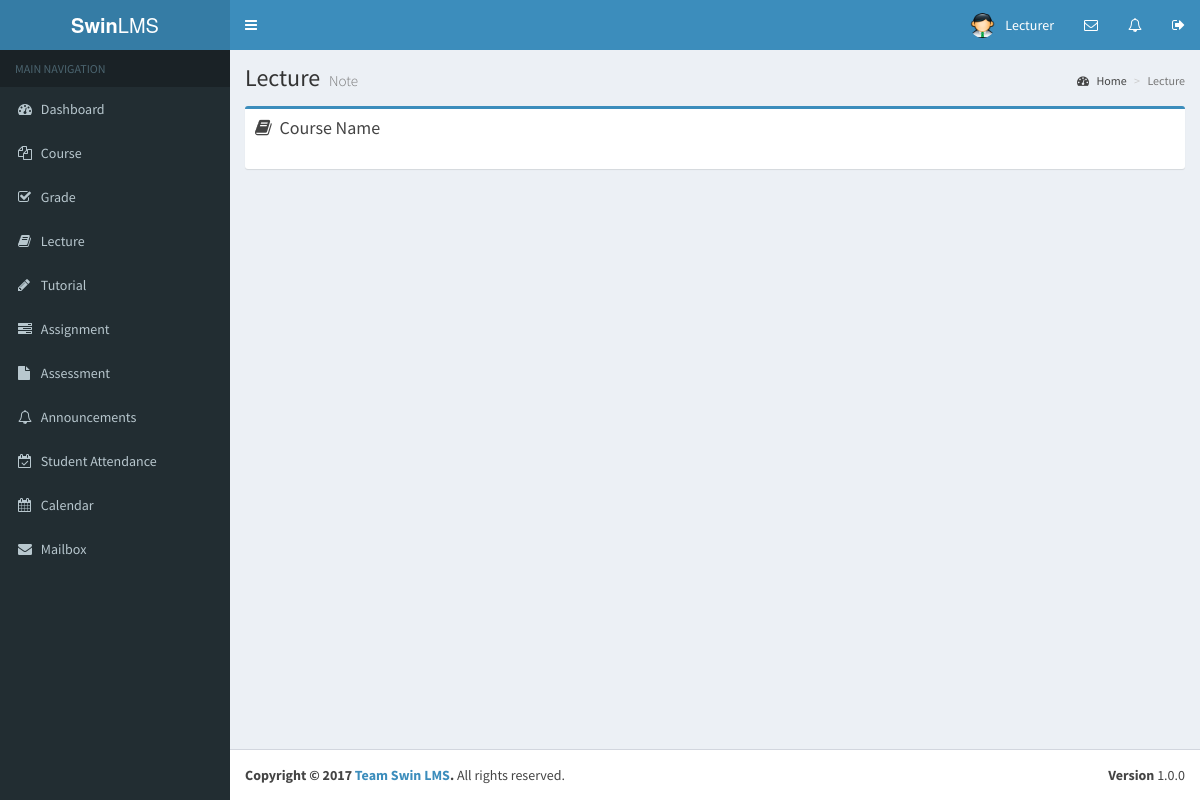
Before: /lecturer/lecture_note.php with the older database file.
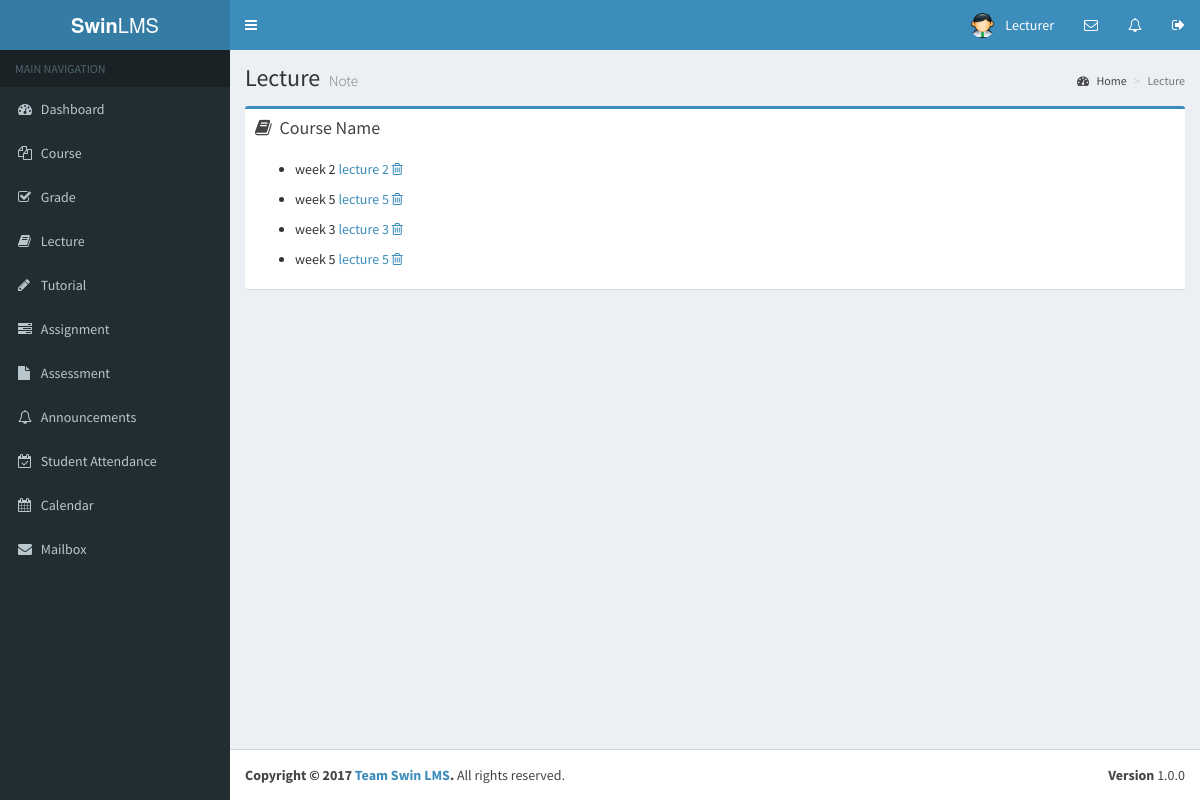
After: the same page with the newer database file.
### tables this page shows
CREATE TABLE `lecture` (
  `id` int(11) NOT NULL,
  `unit_id` int(11) NOT NULL,
  `title` varchar(45) NOT NULL,
  `file` varchar(100) DEFAULT NULL,
  `description` varchar(50) NOT NULL,
  `type` varchar(30) DEFAULT NULL,
  `size` int(11) DEFAULT NULL
);

### lecturer/lecture_note.php (the view, shortened to what this page needs)
<!DOCTYPE html>
<html>
    <?php include_once('first.php') ?>
    <body class="hold-transition skin-blue sidebar-mini">
    <?php include_once('header.php')?>
    <?php include_once('sidebar.php') ?>
        <div class="content-wrapper">
            <section class="content-header">
                <h1>
                    Lecture
                    <small>Note</small>
                </h1>
                <ol class="breadcrumb">
                    <li><a href="dashboard.php"><i class="fa fa-dashboard"></i> Home</a></li>
                    <li class="active">Lecture</li>
                </ol>
            </section>
            <section class="content">
                <div class="row">
                    <section class="col-lg-12">
                        <div class="box box-primary">
                            <div class="box-header">
                                <i class="fa fa-book"></i>
                                <h3 class="box-title">Course Name</h3>
                            </div>
                            <div class="box-body">
                                <?php
                                    $sql="SELECT * FROM lecture";
                                    $result_set=mysql_query($sql);
                                    while($row=mysql_fetch_array($result_set))
                                    {
                                ?>
                                <ul class="course-list">
                                    <li>
                                        <?php echo $row['title'] ?>
                                        <a href="upload/uploads/<?php echo $row['file'] ?>" target="_blank"><?php echo $row['description'] ?></a>
                                        <a href="lecture/remove.php?id=<?php echo $row['id'] ?>" class="delete-button"><i class="fa fa-trash-o"></i></a>
                                    </li>
                                </ul>
                                <?php
                                    }
                                ?>
                            </div>
                        </div>
                    </section>
                </div>
            </section>
        </div>
    <?php include_once('footer.php') ?>
    </body>
</html>

Changed rows visible on the page:
added lecture: title "week 2", description "lecture 2"
added lecture: title "week 5", description "lecture 5"
added lecture: title "week 3", description "lecture 3"
added lecture: title "week 5", description "lecture 5"
